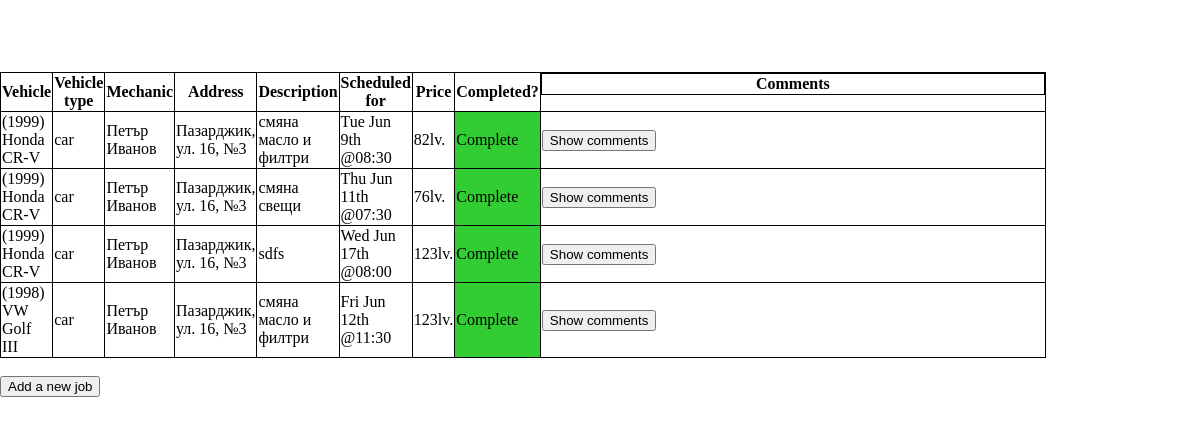
Page /queue.php (signed in) on the committed database.
### tables this page shows
CREATE TABLE IF NOT EXISTS `jobs` (
`id` int(11) NOT NULL COMMENT 'unique id of the job\nnot null; primary key; auto incremental',
  `car_id` int(11) NOT NULL COMMENT 'the id of the car the job''s being performed on',
  `mechanic_id` int(11) NOT NULL COMMENT 'the id of the user (mechanic) that''s performing the job',
  `description` varchar(45) NOT NULL COMMENT 'description of the job',
  `price` float NOT NULL COMMENT 'price of the current job',
  `status` tinyint(1) NOT NULL COMMENT 'bool status of the job:\n0 = active\n1 = finished',
  `timestamp` int(11) NOT NULL COMMENT 'timestamp the job should begin',
  `duration` int(11) NOT NULL COMMENT 'estimated duration in minutes'
);

CREATE TABLE IF NOT EXISTS `cars` (
`id` int(11) NOT NULL COMMENT 'unique id for each car entry\nprimary key in the table, not null and auto icremental',
  `owner_id` int(11) NOT NULL COMMENT 'id of the owner - foreign key to users.id\nnot null',
  `made` varchar(45) DEFAULT NULL COMMENT 'made of the car',
  `model` varchar(45) DEFAULT NULL COMMENT 'model of the car',
  `year` int(11) DEFAULT NULL COMMENT 'year of first registration',
  `cat` varchar(45) NOT NULL COMMENT 'category: car, bus, truck, bycicle, etc.'
);

CREATE TABLE IF NOT EXISTS `users` (
`id` int(11) NOT NULL COMMENT 'unique id for the table;\nnot null\nprimary key, auto incremental',
  `uname` varchar(45) DEFAULT NULL COMMENT 'chosen username; unique',
  `fname` varchar(45) DEFAULT NULL COMMENT 'first name of the user',
  `mname` varchar(45) DEFAULT NULL COMMENT 'middle name of the user',
  `lname` varchar(45) DEFAULT NULL COMMENT 'last name of the user',
  `type` tinyint(1) DEFAULT NULL COMMENT 'bool type fo the user:\n0 = mechanic\n1 = client',
  `phone` varchar(45) DEFAULT NULL COMMENT 'phone for contact',
  `address` varchar(45) DEFAULT NULL COMMENT 'address of the user',
  `pass` varchar(45) DEFAULT NULL COMMENT 'password \nwill be stored as md5 hash;\nprobably the hash will be pulled out of the concatenated string of the user name and password in order to increase the security and prevent dictionary and bruteforce attacks.',
  `email` varchar(45) DEFAULT NULL COMMENT 'email of the user'
);

### queue.php (the view, shortened to what this page needs)
<?php
require_once 'db_connection.php';
$job_list = @mysqli_fetch_all(mysqli_query($connection, "SELECT * FROM jobs WHERE car_id IN (SELECT id FROM cars WHERE owner_id = (SELECT id FROM users WHERE uname='".$_SESSION['uname']."'))"), MYSQLI_ASSOC);
?>
<html>
<head>
    <link rel="stylesheet" type="text/css" href="style.css" />
<?php
$customer = mysqli_fetch_assoc(mysqli_query($connection, "SELECT * FROM users WHERE uname = '".$_SESSION['uname']."'"))['type'];
 ?>
</head>
<body >
    <?php
    if ($customer == "1"){
        if (count($job_list)==0){
            echo "No jobs have been entered for this user yet. If you want to add one - click on the button bellow.<br><br>";}
        else {
            echo "<table class='my_jobs'><tr><th>Vehicle</th><th>Vehicle type</th><th>Mechanic</th><th>Address</th><th>Description</th><th>Scheduled for</th><th>Price</th><th>Completed?</th><th class=\"comments\">Comments</th></tr>";
            foreach ($job_list as $job){
                $car = mysqli_fetch_assoc(mysqli_query($connection, "SELECT * FROM cars WHERE id ='".$job['car_id']."'"));
                $mechanic = mysqli_fetch_assoc(mysqli_query($connection, "SELECT * FROM users WHERE id ='".$job['mechanic_id']."'"));
                if ($job['status'] == "1") $status = "Complete"; else if ($job['status']=="0") $status = "In progress"; else $status="Pending";
                $comments = @mysqli_fetch_all(mysqli_query($connection, "SELECT * FROM comments WHERE job_id = '".$job['id']."' ORDER BY id"), MYSQLI_ASSOC);
                echo "<tr><td>(".$car['year'].") ".$car['made']." ".$car['model']."</td><td>".$car['cat']."</td><td>".$mechanic['fname']." ".$mechanic['lname']."</td><td>".$mechanic['address']."</td><td>".$job['description']."</td><td>".date("D M jS @H:i", $job['timestamp'])."</td><td>".$job['price']."lv.</td>";
                if($status == "Complete") echo "<td class=\"job_compl\">".$status."</td>";
                echo "<td><button type=\"button\" ";
                if (!isset($comments)) echo "disabled=\"disabled\"";
                echo "id=\"trigg".$job['id']."\">Show comments</button><br><div id=\"comm".$job['id']."\" style=\"display:none;\">";
                echo "</div></td></tr>";
            }
            echo "</table><br/>\n\n";
            echo "<button type='button' class='add_btn'>Add a new job</button>\n<button type='button' class='cls_btn' style='display: none;'>Close</button>\n";
    }
    }
    ?>
</body>
</html>

### style.css (style rules this page uses)
body { margin: 0px; padding: 0px; top:0px; left:0px; }
.my_cars, .my_cars tr, .my_cars th, .my_cars td, .my_jobs, .my_jobs tr, .my_jobs th, .my_jobs td { width: 500px; border: 1px solid black; border-collapse: collapse; }
.comments { width: 400px; display: inline-block; white-space: nowrap; overflow: hidden; }
.job_compl { background-color:limegreen; }

### rows in the picture
jobs: car.year "1999", car.made "Honda", car.model "CR-V", car.cat "car", mechanic.fname "Петър", mechanic.lname "Иванов", mechanic.address "Пазарджик, ул. 16, №3", description "смяна масло и филтри", timestamp "Tue Jun 9th @08:30", price "82", status "Complete"
jobs: car.year "1999", car.made "Honda", car.model "CR-V", car.cat "car", mechanic.fname "Петър", mechanic.lname "Иванов", mechanic.address "Пазарджик, ул. 16, №3", description "смяна свещи", timestamp "Thu Jun 11th @07:30", price "76", status "Complete"
jobs: car.year "1999", car.made "Honda", car.model "CR-V", car.cat "car", mechanic.fname "Петър", mechanic.lname "Иванов", mechanic.address "Пазарджик, ул. 16, №3", description "sdfs", timestamp "Wed Jun 17th @08:00", price "123", status "Complete"
jobs: car.year "1998", car.made "VW", car.model "Golf III", car.cat "car", mechanic.fname "Петър", mechanic.lname "Иванов", mechanic.address "Пазарджик, ул. 16, №3", description "смяна масло и филтри", timestamp "Fri Jun 12th @11:30", price "123", status "Complete"
